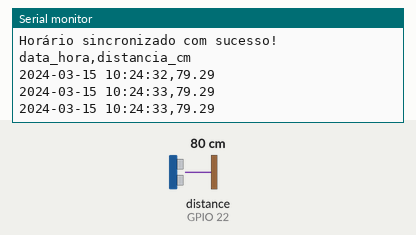
This sketch was run on a simulated ESP32. Parts: the last lines printed to the serial monitor. Wiring (from diagram.json): ultrasonic range finder: trigger GPIO 23; echo GPIO 22. Inputs (shaded band) come from the test bench; at power-on: distance to the obstacle (sensor on GPIO 22) 80 cm. The echo pulse lasts 58.3 µs per cm; WiFi joins after 1.5 s; servers stay silent unless stated; the local clock reads 2024-03-15 10:24:30 at power-on unless the sketch sets it.

Above: at 3.7 s.
3.8 s: distance to the obstacle (sensor on GPIO 22) set to 2 cm
At 4.4 s:
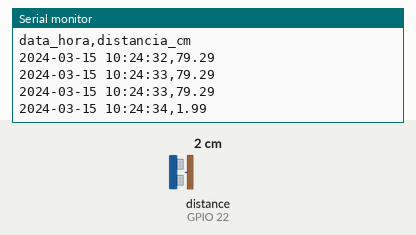
5.3 s: distance to the obstacle (sensor on GPIO 22) set to 4 cm
At 5.9 s:
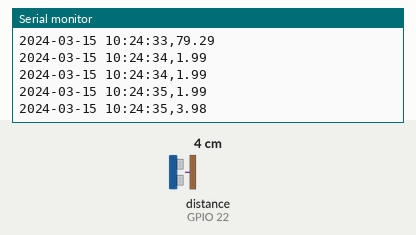
Timing chart, 0 to 8.3 s (numbered marks = the images above; inputs shaded):
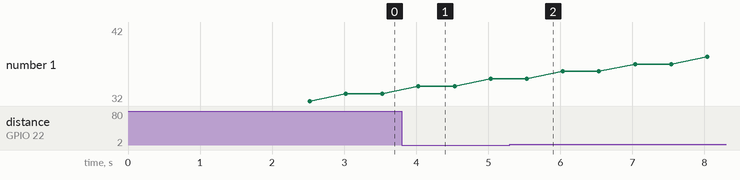

The sketch:

main.ino
```cpp
#include <WiFi.h>
#include <time.h>

// Definições dos pinos para o sensor ultrassônico
#define TRIG_PIN 23
#define ECHO_PIN 22

// --- Configurações para o Wokwi ---
// O Wokwi simula uma rede Wi-Fi chamada "Wokwi-GUEST" sem senha.
const char* WIFI_SSID = "Wokwi-GUEST";
const char* WIFI_PASSWORD = "";

void setup() {
  Serial.begin(115200);
  // Adiciona um pequeno atraso para garantir que o Monitor Serial esteja pronto
  delay(1000);
  Serial.println("Iniciando o setup()...");
  Serial.flush(); // Garante que a mensagem seja enviada

  pinMode(TRIG_PIN, OUTPUT);
  pinMode(ECHO_PIN, INPUT);
  Serial.println("Pinos do sensor configurados.");
  Serial.flush();

  // --- Conexão Wi-Fi com Timeout ---
  Serial.print("Conectando à rede Wi-Fi simulada: ");
  Serial.println(WIFI_SSID);
  WiFi.mode(WIFI_STA); // Definir o modo Station explicitamente
  WiFi.begin(WIFI_SSID, WIFI_PASSWORD);

  unsigned long startWifi = millis();
  while (WiFi.status() != WL_CONNECTED) {
    delay(500);
    Serial.print(".");
    // Se não conectar em 15 segundos, reinicia.
    if (millis() - startWifi > 15000) {
      Serial.println("\nFalha ao conectar ao Wi-Fi! Reiniciando...");
      delay(1000);
      ESP.restart();
    }
  }
  Serial.println("\nWi-Fi conectado com sucesso!");
  Serial.print("Endereço IP: ");
  Serial.println(WiFi.localIP());
  Serial.flush();

  // --- Sincronização de Horário via NTP com Timeout ---
  configTime(-3 * 3600, 0, "pool.ntp.org");

  struct tm timeinfo;
  Serial.println("Aguardando sincronização de horário (NTP)...");
  unsigned long startNtp = millis();
  while (!getLocalTime(&timeinfo)) {
    delay(1000);
    Serial.println("Falha na sincronização, tentando novamente...");
    // Se não sincronizar em 20 segundos, reinicia.
    if (millis() - startNtp > 20000) {
        Serial.println("Falha ao sincronizar o horário via NTP. Reiniciando...");
        delay(1000);
        ESP.restart();
    }
  }
  Serial.println("Horário sincronizado com sucesso!");
  Serial.flush();

  // Imprime o cabeçalho do CSV para o script Python
  Serial.println("data_hora,distancia_cm");
}

void loop() {
  // --- Leitura do Sensor HC-SR04 ---
  digitalWrite(TRIG_PIN, LOW);
  delayMicroseconds(2);
  digitalWrite(TRIG_PIN, HIGH);
  delayMicroseconds(10);
  digitalWrite(TRIG_PIN, LOW);

  long duration = pulseIn(ECHO_PIN, HIGH);
  float distance_cm = duration * 0.034 / 2;

  // --- Obtenção da Data e Hora ---
  struct tm timeinfo;
  if (getLocalTime(&timeinfo)) {
    char timeString[20];
    // Formata a data e hora no padrão "AAAA-MM-DD HH:MM:SS"
    strftime(timeString, sizeof(timeString), "%Y-%m-%d %H:%M:%S", &timeinfo);

    // Envia os dados pela porta serial no formato CSV
    Serial.print(timeString);
    Serial.print(",");
    Serial.println(distance_cm);
  } else {
    Serial.println("Falha ao obter a hora local.");
  }

  // Aguarda um intervalo entre as leituras
  delay(500);
}
```

Measured:
- after the input at 3.8 s, the serial monitor: prints a new line after 0.23 s (image 1)
- after the input at 5.3 s, the serial monitor: prints a new line after 0.23 s (image 2)
